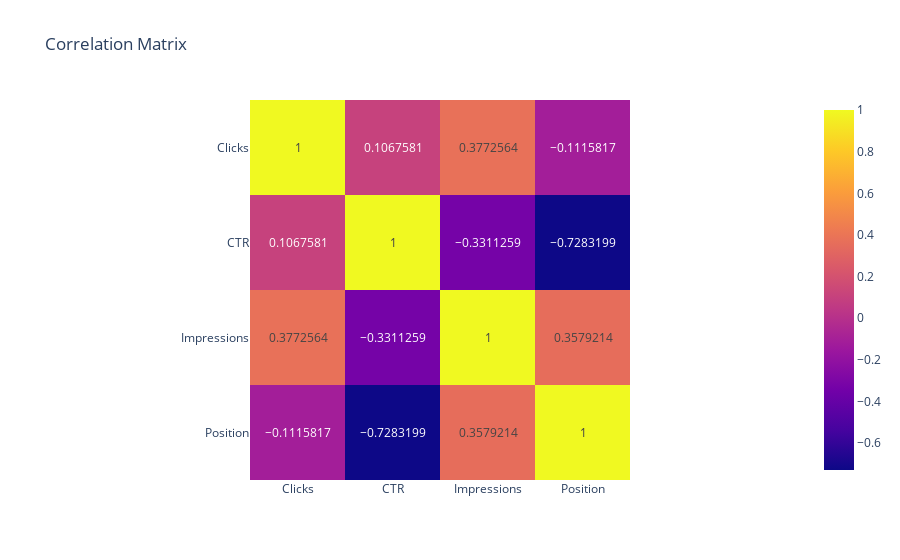

The notebook cell saved with this chart:
### Markdown cell above
Now, let’s have a look at the correlation between different metrics:

### Code cell
# Correlation matrix visualization
correlation_matrix = df[['Clicks' , 'CTR' , 'Impressions', 'Position']].corr()
fig_corr_matrix = px.imshow(img=correlation_matrix , text_auto=True , title='Correlation Matrix')
fig_corr_matrix.show()

### Figure 1 — Plotly figure (JSON) as saved in the notebook; plotly's stock layout.template omitted (floating-point values rounded to 4 significant figures)
{"data": [{"coloraxis": "coloraxis", "hovertemplate": "x: %{x}<br>y: %{y}<br>color: %{z}<extra></extra>", "name": "0", "texttemplate": "%{z}", "type": "heatmap", "x": ["Clicks", "CTR", "Impressions", "Position"], "xaxis": "x", "y": ["Clicks", "CTR", "Impressions", "Position"], "yaxis": "y", "z": [[1, 0.1068, 0.3773, -0.1116], [0.1068, 1, -0.3311, -0.7283], [0.3773, -0.3311, 1, 0.3579], [-0.1116, -0.7283, 0.3579, 1]]}], "layout": {"coloraxis": {"colorscale": [[0, "#0d0887"], [0.1111, "#46039f"], [0.2222, "#7201a8"], [0.3333, "#9c179e"], [0.4444, "#bd3786"], [0.5556, "#d8576b"], [0.6667, "#ed7953"], [0.7778, "#fb9f3a"], [0.8889, "#fdca26"], [1, "#f0f921"]]}, "title": {"text": "Correlation Matrix"}, "xaxis": {"anchor": "y", "constrain": "domain", "domain": [0, 1], "scaleanchor": "y"}, "yaxis": {"anchor": "x", "autorange": "reversed", "constrain": "domain", "domain": [0, 1]}}}
